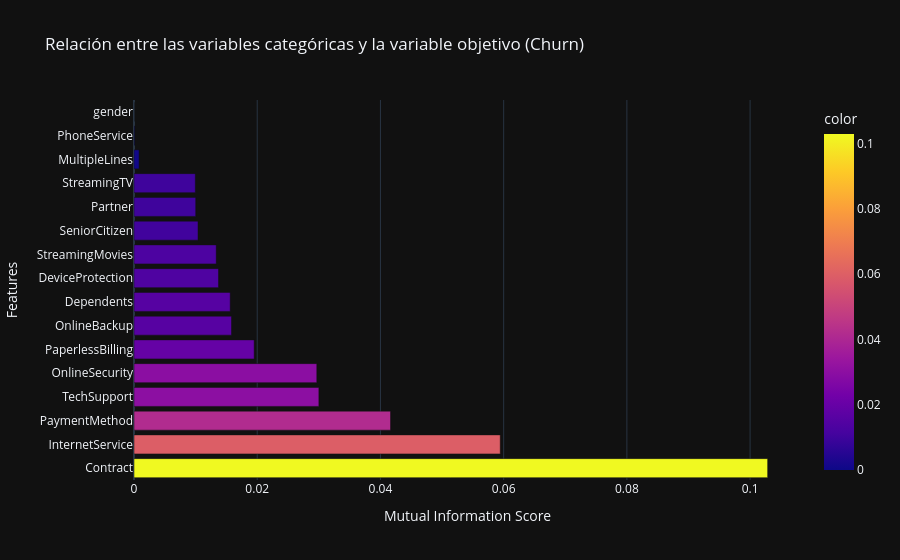

Notebook code cell kept with this figure:
### Code cell
features = [score[0] for score in mi_scores]
scores = [score[1] for score in mi_scores]

# Crear un gráfico de barras utilizando Plotly
fig = px.bar(x=scores, y=features, orientation='h', color=scores,
             labels={'x': 'Mutual Information Score', 'y': 'Features'},
             title='Relación entre las variables categóricas y la variable objetivo (Churn)',
             template='plotly_dark',
             color_continuous_scale=px.colors.sequential.Plasma)
fig.show()

### Figure 1 — Plotly figure (JSON) as saved in the notebook; plotly's stock layout.template omitted (floating-point values rounded to 4 significant figures)
{"data": [{"hovertemplate": "Mutual Information Score=%{x}<br>Features=%{y}<br>color=%{marker.color}<extra></extra>", "legendgroup": "", "marker": {"color": [0.1028, 0.05944, 0.04164, 0.03001, 0.02967, 0.01951, 0.01583, 0.01562, 0.01372, 0.01335, 0.01039, 0.01002, 0.009954, 0.0008282, 0.0001005, 3.219e-06], "coloraxis": "coloraxis", "pattern": {"shape": ""}}, "name": "", "orientation": "h", "showlegend": false, "textposition": "auto", "type": "bar", "x": [0.1028, 0.05944, 0.04164, 0.03001, 0.02967, 0.01951, 0.01583, 0.01562, 0.01372, 0.01335, 0.01039, 0.01002, 0.009954, 0.0008282, 0.0001005, 3.219e-06], "xaxis": "x", "y": ["Contract", "InternetService", "PaymentMethod", "TechSupport", "OnlineSecurity", "PaperlessBilling", "OnlineBackup", "Dependents", "DeviceProtection", "StreamingMovies", "SeniorCitizen", "Partner", "StreamingTV", "MultipleLines", "PhoneService", "gender"], "yaxis": "y"}], "layout": {"barmode": "relative", "coloraxis": {"autocolorscale": false, "colorbar": {"title": {"text": "color"}}, "colorscale": [[0, "#0d0887"], [0.1111, "#46039f"], [0.2222, "#7201a8"], [0.3333, "#9c179e"], [0.4444, "#bd3786"], [0.5556, "#d8576b"], [0.6667, "#ed7953"], [0.7778, "#fb9f3a"], [0.8889, "#fdca26"], [1, "#f0f921"]]}, "legend": {"tracegroupgap": 0}, "title": {"text": "Relación entre las variables categóricas y la variable objetivo (Churn)"}, "xaxis": {"anchor": "y", "domain": [0, 1], "title": {"text": "Mutual Information Score"}}, "yaxis": {"anchor": "x", "domain": [0, 1], "title": {"text": "Features"}}}}
